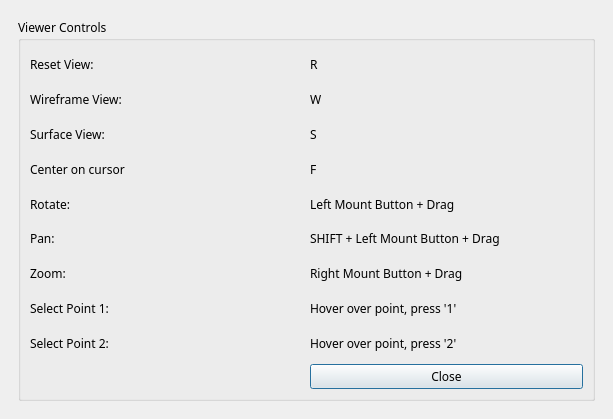
<?xml version="1.0" encoding="UTF-8"?>
<ui version="4.0">
 <class>KeyboardShortcuts</class>
 <widget class="QDialog" name="KeyboardShortcuts">
  <property name="enabled">
   <bool>true</bool>
  </property>
  <property name="geometry">
   <rect>
    <x>0</x>
    <y>0</y>
    <width>613</width>
    <height>419</height>
   </rect>
  </property>
  <property name="sizePolicy">
   <sizepolicy hsizetype="Preferred" vsizetype="Preferred">
    <horstretch>0</horstretch>
    <verstretch>0</verstretch>
   </sizepolicy>
  </property>
  <property name="minimumSize">
   <size>
    <width>0</width>
    <height>0</height>
   </size>
  </property>
  <property name="font">
   <font>
    <family>Lucida Sans</family>
   </font>
  </property>
  <property name="windowTitle">
   <string/>
  </property>
  <property name="styleSheet">
   <string notr="true"/>
  </property>
  <property name="sizeGripEnabled">
   <bool>false</bool>
  </property>
  <property name="modal">
   <bool>true</bool>
  </property>
  <layout class="QHBoxLayout" name="horizontalLayout_6">
   <property name="spacing">
    <number>6</number>
   </property>
   <property name="leftMargin">
    <number>6</number>
   </property>
   <property name="topMargin">
    <number>6</number>
   </property>
   <property name="rightMargin">
    <number>6</number>
   </property>
   <property name="bottomMargin">
    <number>6</number>
   </property>
   <item>
    <widget class="QWidget" name="base_" native="true">
     <layout class="QHBoxLayout" name="horizontalLayout_7">
      <property name="spacing">
       <number>0</number>
      </property>
      <property name="leftMargin">
       <number>2</number>
      </property>
      <property name="topMargin">
       <number>2</number>
      </property>
      <property name="rightMargin">
       <number>2</number>
      </property>
      <property name="bottomMargin">
       <number>2</number>
      </property>
      <item>
       <widget class="QWidget" name="image_widget_" native="true">
        <layout class="QGridLayout" name="gridLayout_2">
         <property name="leftMargin">
          <number>1</number>
         </property>
         <property name="topMargin">
          <number>1</number>
         </property>
         <property name="rightMargin">
          <number>1</number>
         </property>
         <property name="bottomMargin">
          <number>1</number>
         </property>
         <item row="0" column="0">
          <widget class="QWidget" name="widget_2" native="true">
           <property name="minimumSize">
            <size>
             <width>350</width>
             <height>400</height>
            </size>
           </property>
           <layout class="QGridLayout" name="gridLayout">
            <item row="0" column="0" colspan="2">
             <widget class="QGroupBox" name="groupBox">
              <property name="title">
               <string>Viewer Controls</string>
              </property>
              <layout class="QGridLayout" name="gridLayout_3">
               <item row="6" column="1">
                <widget class="QLabel" name="label_8">
                 <property name="text">
                  <string>Right Mount Button + Drag</string>
                 </property>
                </widget>
               </item>
               <item row="8" column="0">
                <widget class="QLabel" name="label_11">
                 <property name="text">
                  <string>Select Point 2:</string>
                 </property>
                </widget>
               </item>
               <item row="0" column="1">
                <widget class="QLabel" name="label_2">
                 <property name="text">
                  <string>R</string>
                 </property>
                </widget>
               </item>
               <item row="9" column="1">
                <widget class="QPushButton" name="close">
                 <property name="text">
                  <string>Close</string>
                 </property>
                </widget>
               </item>
               <item row="8" column="1">
                <widget class="QLabel" name="label_12">
                 <property name="text">
                  <string>Hover over point, press '2'</string>
                 </property>
                </widget>
               </item>
               <item row="2" column="0">
                <widget class="QLabel" name="label_15">
                 <property name="text">
                  <string>Surface View:</string>
                 </property>
                </widget>
               </item>
               <item row="1" column="1">
                <widget class="QLabel" name="label_14">
                 <property name="text">
                  <string>W</string>
                 </property>
                </widget>
               </item>
               <item row="7" column="0">
                <widget class="QLabel" name="label_9">
                 <property name="text">
                  <string>Select Point 1:</string>
                 </property>
                </widget>
               </item>
               <item row="2" column="1">
                <widget class="QLabel" name="label_16">
                 <property name="text">
                  <string>S</string>
                 </property>
                </widget>
               </item>
               <item row="6" column="0">
                <widget class="QLabel" name="label_7">
                 <property name="text">
                  <string>Zoom:</string>
                 </property>
                </widget>
               </item>
               <item row="4" column="0">
                <widget class="QLabel" name="label_3">
                 <property name="text">
                  <string>Rotate:</string>
                 </property>
                </widget>
               </item>
               <item row="4" column="1">
                <widget class="QLabel" name="label_4">
                 <property name="text">
                  <string>Left Mount Button + Drag</string>
                 </property>
                </widget>
               </item>
               <item row="5" column="1">
                <widget class="QLabel" name="label_6">
                 <property name="text">
                  <string>SHIFT + Left Mount Button + Drag</string>
                 </property>
                </widget>
               </item>
               <item row="7" column="1">
                <widget class="QLabel" name="label_10">
                 <property name="text">
                  <string>Hover over point, press '1'</string>
                 </property>
                </widget>
               </item>
               <item row="5" column="0">
                <widget class="QLabel" name="label_5">
                 <property name="text">
                  <string>Pan:</string>
                 </property>
                </widget>
               </item>
               <item row="1" column="0">
                <widget class="QLabel" name="label_13">
                 <property name="text">
                  <string>Wireframe View:</string>
                 </property>
                </widget>
               </item>
               <item row="0" column="0">
                <widget class="QLabel" name="label">
                 <property name="text">
                  <string>Reset View:</string>
                 </property>
                </widget>
               </item>
               <item row="3" column="0">
                <widget class="QLabel" name="label_17">
                 <property name="text">
                  <string>Center on cursor</string>
                 </property>
                </widget>
               </item>
               <item row="3" column="1">
                <widget class="QLabel" name="label_18">
                 <property name="text">
                  <string>F</string>
                 </property>
                </widget>
               </item>
              </layout>
             </widget>
            </item>
           </layout>
          </widget>
         </item>
        </layout>
       </widget>
      </item>
     </layout>
    </widget>
   </item>
  </layout>
 </widget>
 <resources/>
 <connections/>
</ui>
